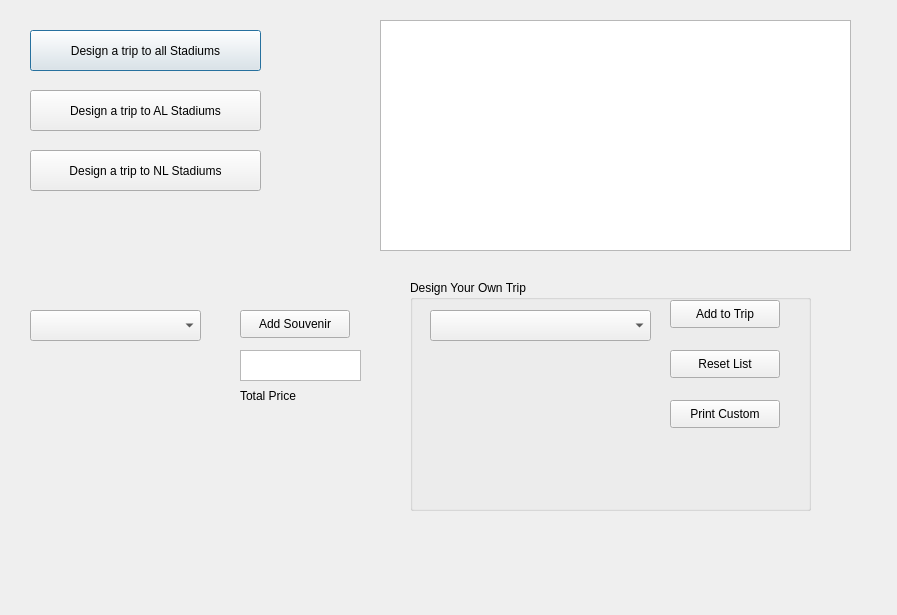
<?xml version="1.0" encoding="UTF-8"?>
<ui version="4.0">
 <class>TripWindow</class>
 <widget class="QDialog" name="TripWindow">
  <property name="geometry">
   <rect>
    <x>0</x>
    <y>0</y>
    <width>897</width>
    <height>615</height>
   </rect>
  </property>
  <property name="windowTitle">
   <string>Dialog</string>
  </property>
  <widget class="QPushButton" name="allTripButton">
   <property name="geometry">
    <rect>
     <x>30</x>
     <y>30</y>
     <width>231</width>
     <height>41</height>
    </rect>
   </property>
   <property name="text">
    <string>Design a trip to all Stadiums</string>
   </property>
  </widget>
  <widget class="QPushButton" name="alTripButton">
   <property name="geometry">
    <rect>
     <x>30</x>
     <y>90</y>
     <width>231</width>
     <height>41</height>
    </rect>
   </property>
   <property name="text">
    <string>Design a trip to AL Stadiums</string>
   </property>
  </widget>
  <widget class="QPushButton" name="nlTripButton">
   <property name="geometry">
    <rect>
     <x>30</x>
     <y>150</y>
     <width>231</width>
     <height>41</height>
    </rect>
   </property>
   <property name="text">
    <string>Design a trip to NL Stadiums</string>
   </property>
  </widget>
  <widget class="QGroupBox" name="groupBox">
   <property name="geometry">
    <rect>
     <x>410</x>
     <y>280</y>
     <width>401</width>
     <height>231</height>
    </rect>
   </property>
   <property name="title">
    <string>Design Your Own Trip</string>
   </property>
   <widget class="QPushButton" name="addToTripButton">
    <property name="geometry">
     <rect>
      <x>260</x>
      <y>20</y>
      <width>110</width>
      <height>28</height>
     </rect>
    </property>
    <property name="text">
     <string>Add to Trip</string>
    </property>
   </widget>
   <widget class="QPushButton" name="resetListButton">
    <property name="geometry">
     <rect>
      <x>260</x>
      <y>70</y>
      <width>110</width>
      <height>28</height>
     </rect>
    </property>
    <property name="text">
     <string>Reset List</string>
    </property>
   </widget>
   <widget class="QComboBox" name="comboBox">
    <property name="geometry">
     <rect>
      <x>20</x>
      <y>30</y>
      <width>221</width>
      <height>31</height>
     </rect>
    </property>
   </widget>
   <widget class="QPushButton" name="printCustomButton">
    <property name="geometry">
     <rect>
      <x>260</x>
      <y>120</y>
      <width>110</width>
      <height>28</height>
     </rect>
    </property>
    <property name="text">
     <string>Print Custom</string>
    </property>
   </widget>
  </widget>
  <widget class="QTableWidget" name="TableWidget">
   <property name="geometry">
    <rect>
     <x>380</x>
     <y>20</y>
     <width>471</width>
     <height>231</height>
    </rect>
   </property>
  </widget>
  <widget class="QComboBox" name="comboBox_2">
   <property name="geometry">
    <rect>
     <x>30</x>
     <y>310</y>
     <width>171</width>
     <height>31</height>
    </rect>
   </property>
  </widget>
  <widget class="QPushButton" name="addSouvButton">
   <property name="geometry">
    <rect>
     <x>240</x>
     <y>310</y>
     <width>110</width>
     <height>28</height>
    </rect>
   </property>
   <property name="text">
    <string>Add Souvenir</string>
   </property>
  </widget>
  <widget class="QTextBrowser" name="totalPriceBrowser">
   <property name="geometry">
    <rect>
     <x>240</x>
     <y>350</y>
     <width>121</width>
     <height>31</height>
    </rect>
   </property>
  </widget>
  <widget class="QLabel" name="totalLabel">
   <property name="geometry">
    <rect>
     <x>240</x>
     <y>380</y>
     <width>91</width>
     <height>31</height>
    </rect>
   </property>
   <property name="text">
    <string>Total Price</string>
   </property>
  </widget>
 </widget>
 <resources/>
 <connections/>
</ui>
